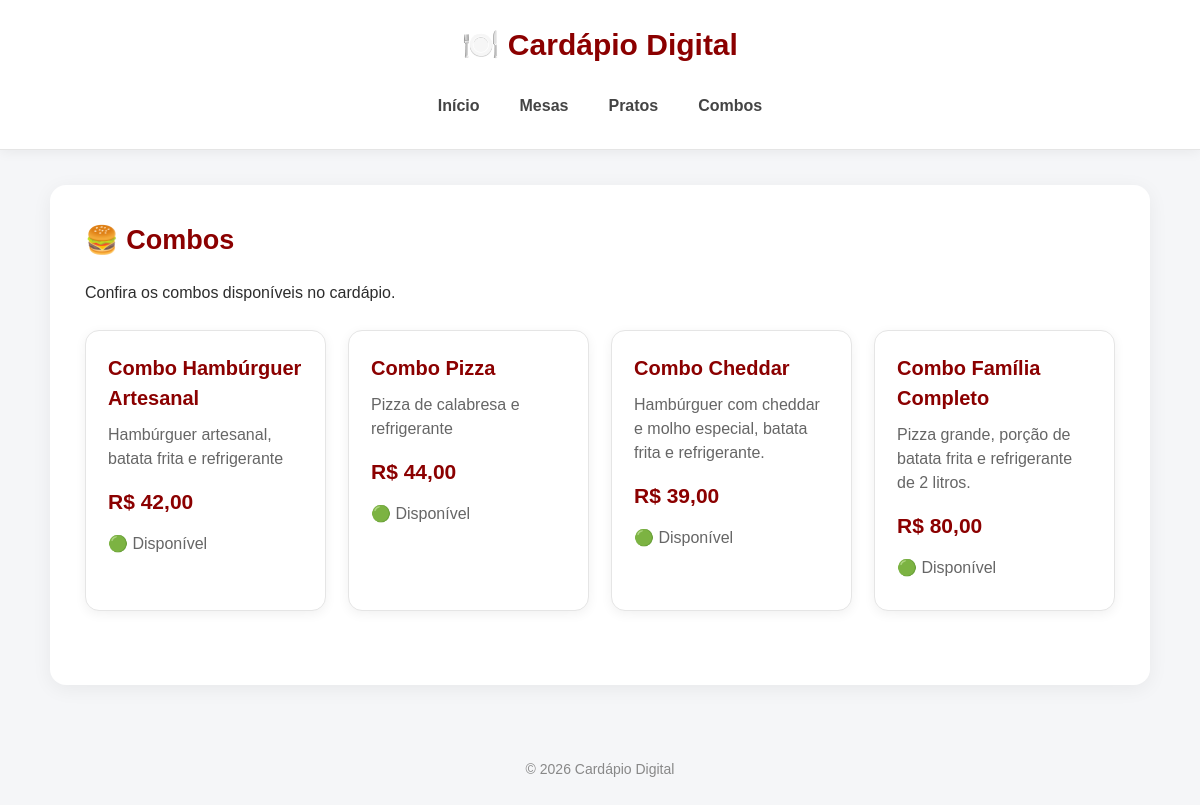
Screenshot of /combos/ with the database file from the repository.
### restaurante/models.py (models this page shows, shortened)
class Combo(models.Model):
    nome = models.CharField(max_length=100)
    descricao = models.TextField()
    preco = models.DecimalField(max_digits=8, decimal_places=2)
    disponivel = models.BooleanField(default=True)

### restaurante/views.py (the view)
# urls.py: path('combos/', views.lista_combos, name='lista_combos'),
def lista_combos(request):
    combos = Combo.objects.all()
    return render(
        request,
        'restaurante/lista_combos.html',
        {'combos': combos}
    )

### restaurante/templates/restaurante/lista_combos.html (shortened to what this page needs)
<!DOCTYPE html>
<html lang="en">
<head>
</head>
<body>
{% extends 'base.html' %}
{% block conteudo %}
<h2>🍔 Combos</h2>
<p>
    Confira os combos disponíveis no cardápio.
</p>
<div class="cards">
    {% for combo in combos %}
        <div class="card">
            <h3>{{ combo.nome }}</h3>
            <p>
                {{ combo.descricao }}
            </p>
            <p class="preco">
                R$ {{ combo.preco }}
            </p>
            {% if combo.disponivel %}
                <p>🟢 Disponível</p>
            {% else %}
                <p>🔴 Indisponível</p>
            {% endif %}
        </div>
    {% empty %}
        <p>Nenhum combo cadastrado.</p>
    {% endfor %}
</div>
{% endblock %}

### restaurante/static/restaurante/style.css (style rules this page uses)
* { box-sizing: border-box; }
html { scroll-behavior: smooth; }
body { margin: 0; font-family: Arial, Helvetica, sans-serif; background: #f5f6f8; color: #2d2d2d; line-height: 1.5; }
h2 { margin-top: 0; margin-bottom: 20px; color: #8b0000; font-size: 27px; }
h3 { color: #333; }
.cards { display: grid; grid-template-columns: repeat(auto-fit, minmax(230px, 1fr)); gap: 22px; margin-top: 25px; }
.card { background: #ffffff; border: 1px solid #e5e5e5; border-radius: 14px; padding: 22px; box-shadow: 0 3px 12px rgba(0, 0, 0, 0.06); transition: transform 0.2s ease, box-shadow 0.2s ease; }
.card h3 { margin-top: 0; margin-bottom: 10px; color: #8b0000; font-size: 20px; }
.card p { color: #666; margin: 8px 0; }
.preco { color: #8b0000 !important; font-size: 21px; font-weight: bold; margin: 15px 0 !important; }

### rows the page displays
Combo: nome "Combo Hambúrguer Artesanal", descricao "Hambúrguer artesanal, batata frita e refrigerante", preco "42,00", disponivel "🟢 Disponível"
Combo: nome "Combo Pizza", descricao "Pizza de calabresa e refrigerante", preco "44,00", disponivel "🟢 Disponível"
Combo: nome "Combo Cheddar", descricao "Hambúrguer com cheddar e molho especial, batata frita e refrigerante.", preco "39,00", disponivel "🟢 Disponível"
Combo: nome "Combo Família Completo", descricao "Pizza grande, porção de batata frita e refrigerante de 2 litros.", preco "80,00", disponivel "🟢 Disponível"
